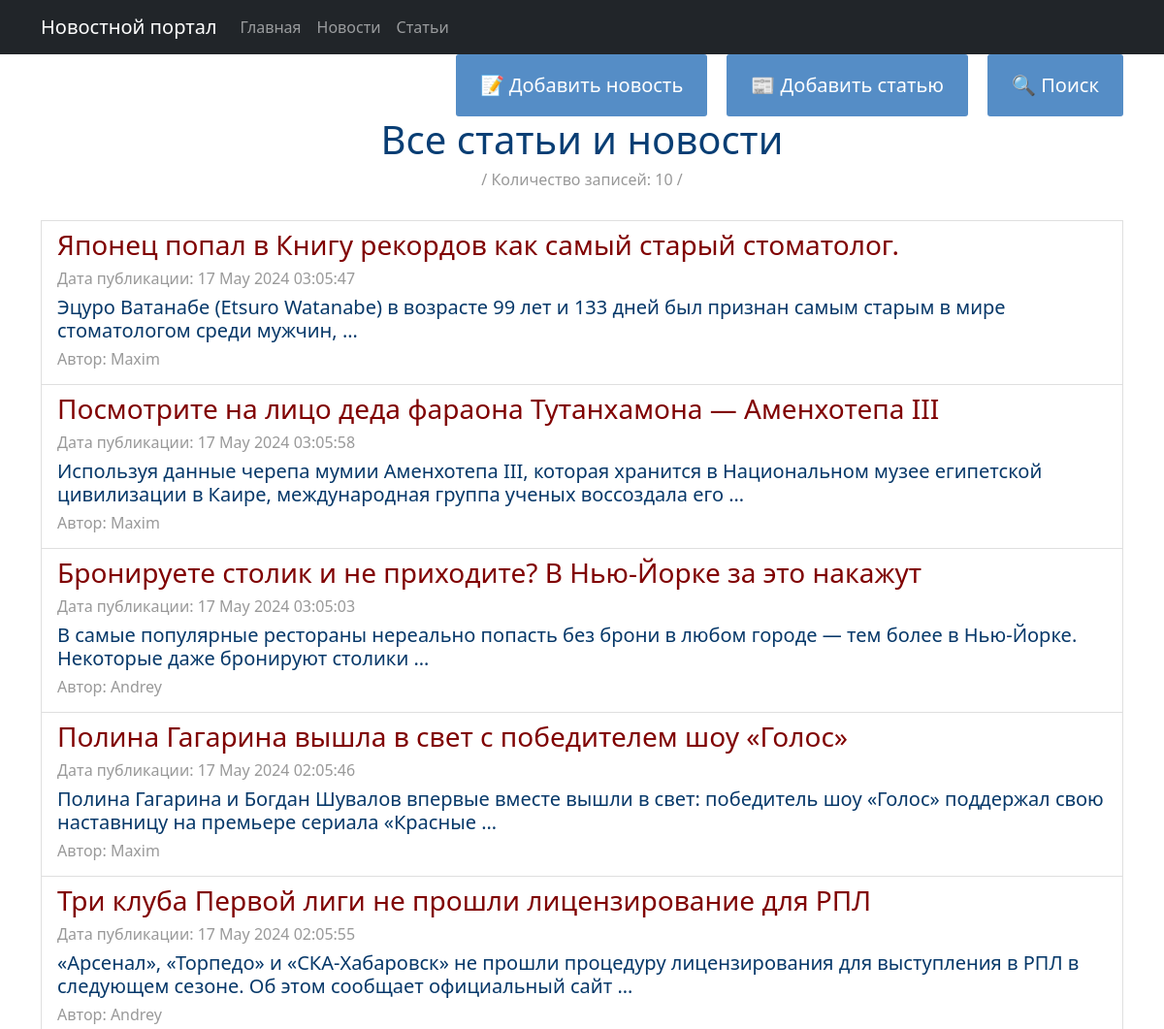
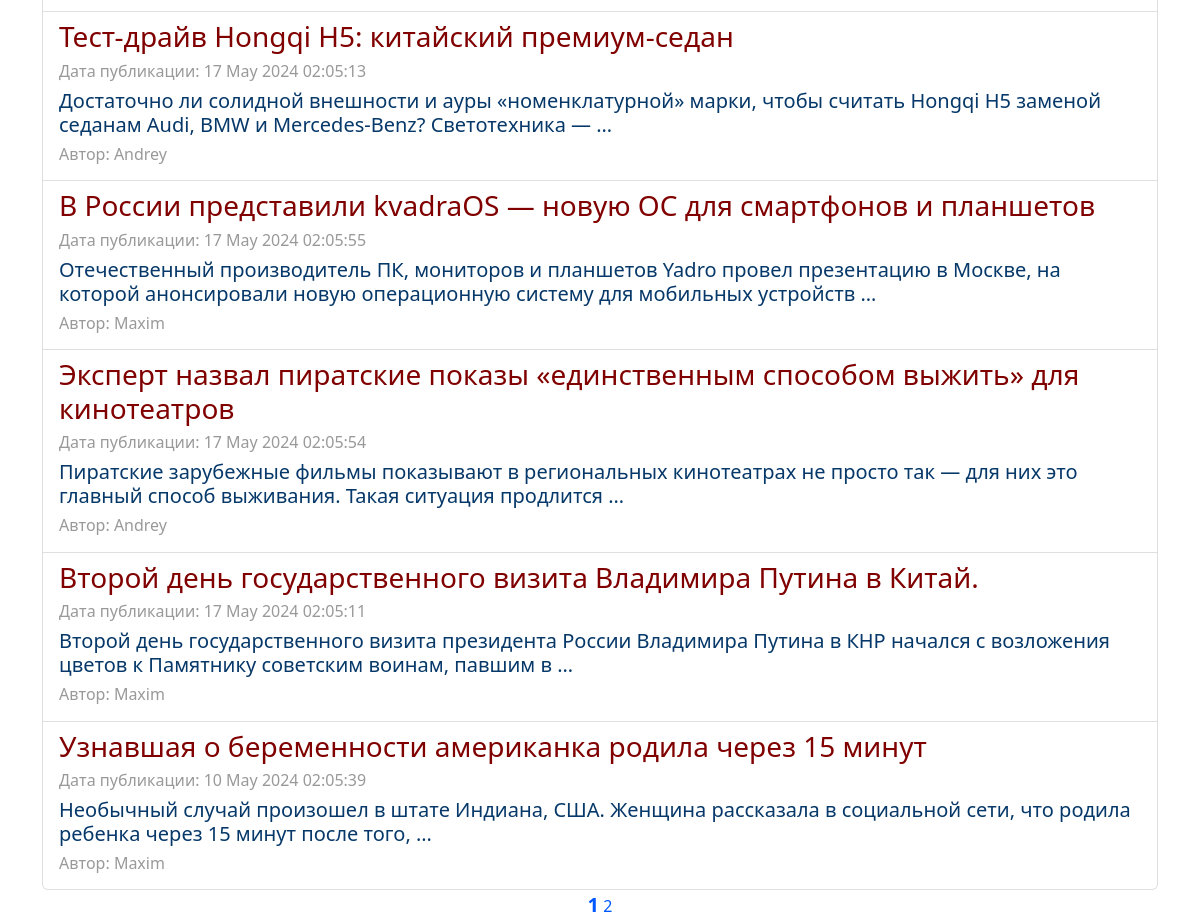
Page /main/ on the earlier database version (2 pictures, top to bottom).
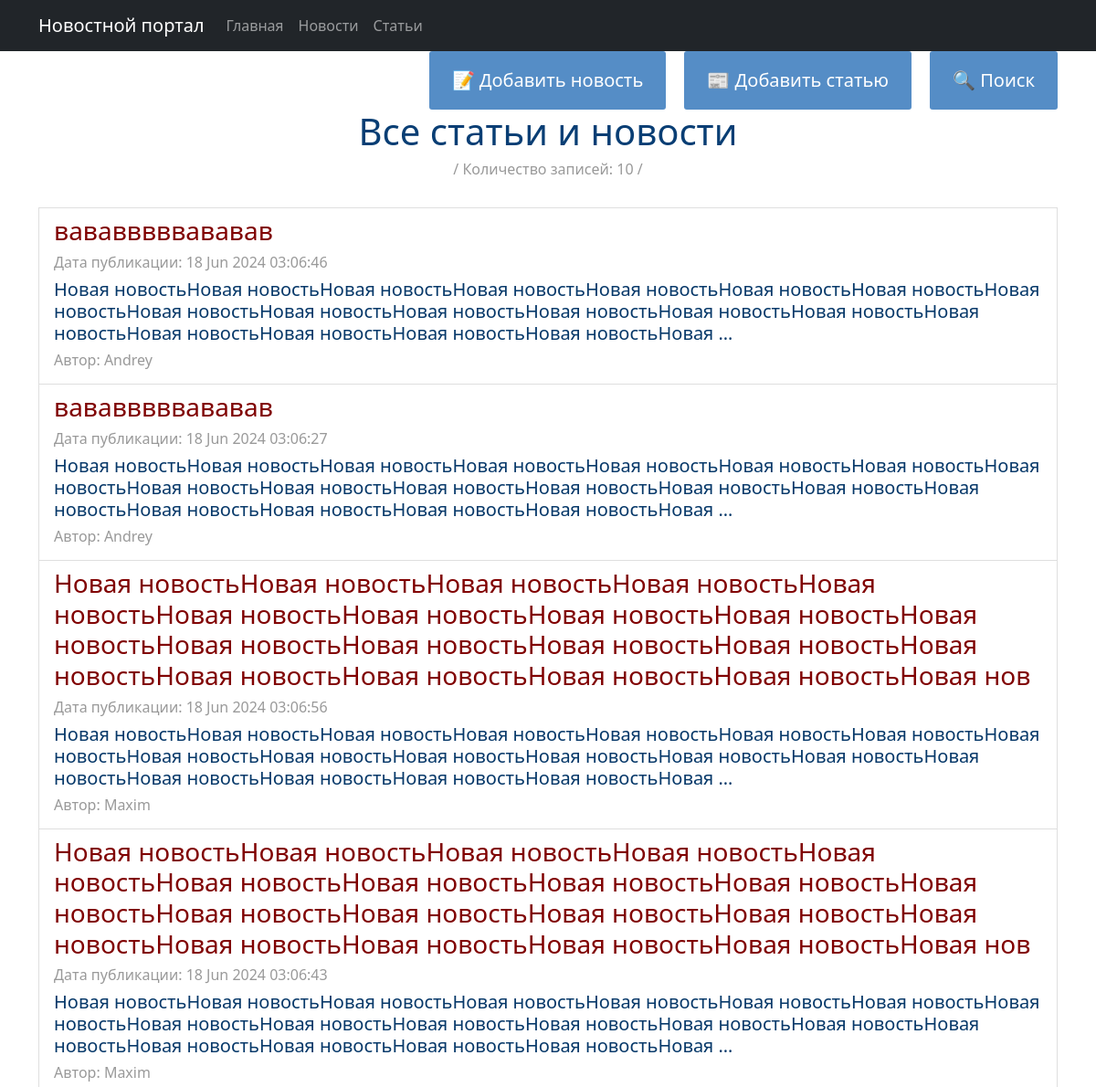
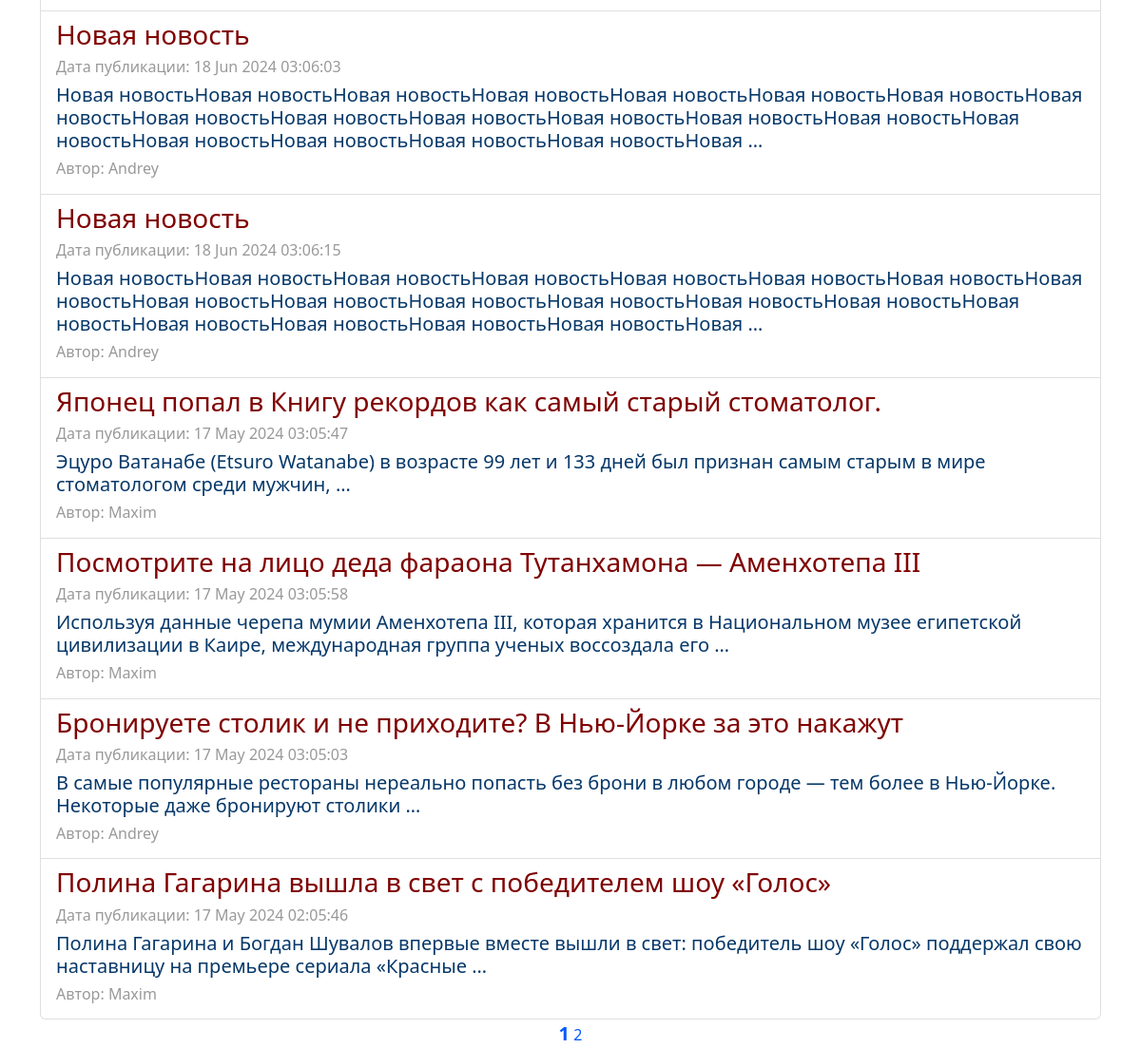
Same page on the later database version (2 pictures, top to bottom).
### news/models.py (models this page shows, shortened)
class Post(models.Model):
    categor = [
        ('AR', 'Статья'),
        ('NE', 'Новость'),
    ]
    type = models.CharField(max_length=8, choices=categor, default='AR')
    user = models.ForeignKey(Author, on_delete=models.CASCADE, related_name='post')
    category = models.ManyToManyField(Category, through='PostCategory')
    date = models.DateTimeField(auto_now_add=True)
    title = models.CharField(max_length=256)
    text = models.TextField()
    rating = models.SmallIntegerField(default=0)

class Author(models.Model):
    user = models.OneToOneField(User, on_delete=models.CASCADE)
    rating = models.SmallIntegerField(default=0)

### news/views.py (the view)
# urls.py: path('main/', PostList.as_view(), name='post_list'),
class PostList(ListView):
    model = Post
    ordering = '-date'
    template_name = 'main.html'
    context_object_name = 'posts'
    paginate_by = 10
    def get_queryset(self):
        queryset = super().get_queryset()
        self.filterset = PostFilter(self.request.GET, queryset)
        return self.filterset.qs
    def get_context_data(self, **kwargs):
        context = super().get_context_data(**kwargs)
        context['filterset'] = self.filterset
        return context

### news/templatetags/custom_filters.py (called while the page is built)
@register.filter()
def length(value):
    return len(value)

### news/templatetags/custom_tags.py (called while the page is built)
@register.simple_tag(takes_context=True)
def url_replace(context, **kwargs):
    d = context['request'].GET.copy()
    for k, v in kwargs.items():
        d[k] = v
    return d.urlencode()

### templates/main.html (shortened to what this page needs)
{% extends 'flatpages/default.html' %}
{% load custom_filters %}
{% load custom_tags %}
{% block content %}
<div class="flex-container">
    <a href="/news/create/" class="btn">📝 Добавить новость</a>
    <a href="/articles/create/" class="btn">📰 Добавить статью</a>
    <a href="/main/search/" class="btn">🔍️ Поиск</a>
</div>
<h1>Все статьи и новости</h1>
<h6><span
        style="color: #999999;">/ Количество записей: {{posts|length}} /</span></h6>
{% if posts %}
<div class="list-group">
    <br>
    {% for new in posts %}
    <a href="{{ new.id }}" class="list-group-item list-group-item-action">
        <h3 style="text-align: left;"><span
                style="color: #800000;">{{ new.title }}</span></h3>
        <h6 style="text-align: left;"><span
                style="color: #999999;">Дата публикации: {{ new.date |date:'d M Y h:m:s'}}</span></h6>
        <h5 style="text-align: left;">{{ new.text | truncatewords:20 }}</h5>
        <h6 style="text-align: left;"><span
                style="color: #999999;">Автор: {{ new.user.user }}</span></h6>
    </a>
    {% endfor %}
</div>
{% else %}
<h2>Новостей нет!</h2>
{% endif %}
<a style="font-size: 20px;"><b>{{ page_obj.number }}</b></a>
{% if page_obj.has_next %}
<a href="?{% url_replace page=page_obj.next_page_number %}">{{ page_obj.next_page_number }}</a>
{% endif %}
{% endblock content %}

Differences in the rows shown:
no longer on this page (row unchanged): Post: title "Три клуба Первой лиги не прошли лицензирование для РПЛ", date "17 May 2024 02:05:55", text "«Арсенал», «Торпедо» и «СКА-Хабаровск» не прошли процедуру лицензирования для выступления в РПЛ в следующем сезоне. Об этом сообщает официальный сайт …", user.user "Andrey"
no longer on this page (row unchanged): Post: title "Тест-драйв Hongqi H5: китайский премиум-седан", date "17 May 2024 02:05:13", text "Достаточно ли солидной внешности и ауры «номенклатурной» марки, чтобы считать Hongqi H5 заменой седанам Audi, BMW и Mercedes-Benz? Светотехника — …", user.user "Andrey"
no longer on this page (row unchanged): Post: title "В России представили kvadraOS — новую ОС для смартфонов и планшетов", date "17 May 2024 02:05:55", text "Отечественный производитель ПК, мониторов и планшетов Yadro провел презентацию в Москве, на которой анонсировали новую операционную систему для мобильных устройств …", user.user "Maxim"
no longer on this page (row unchanged): Post: title "Эксперт назвал пиратские показы «единственным способом выжить» для кинотеатров", date "17 May 2024 02:05:54", text "Пиратские зарубежные фильмы показывают в региональных кинотеатрах не просто так — для них это главный способ выживания. Такая ситуация продлится …", user.user "Andrey"
no longer on this page (row unchanged): Post: title "Второй день государственного визита Владимира Путина в Китай.", date "17 May 2024 02:05:11", text "Второй день государственного визита президента России Владимира Путина в КНР начался с возложения цветов к Памятнику советским воинам, павшим в …", user.user "Maxim"
no longer on this page (row unchanged): Post: title "Узнавшая о беременности американка родила через 15 минут", date "10 May 2024 02:05:39", text "Необычный случай произошел в штате Индиана, США. Женщина рассказала в социальной сети, что родила ребенка через 15 минут после того, …", user.user "Maxim"
added Post: title "вававввввававав", date "18 Jun 2024 03:06:46", text "Новая новостьНовая новостьНовая новостьНовая новостьНовая новостьНовая новостьНовая новостьНовая новостьНовая новостьНовая новостьНовая новостьНовая новостьНовая новостьНовая новостьНовая новостьНовая новостьНовая новостьНовая новостьНовая новостьНовая …", user.user "Andrey"
added Post: title "вававввввававав", date "18 Jun 2024 03:06:27", text "Новая новостьНовая новостьНовая новостьНовая новостьНовая новостьНовая новостьНовая новостьНовая новостьНовая новостьНовая новостьНовая новостьНовая новостьНовая новостьНовая новостьНовая новостьНовая новостьНовая новостьНовая новостьНовая новостьНовая …", user.user "Andrey"
added Post: title "Новая новостьНовая новостьНовая новостьНовая новостьНовая новостьНовая новостьНовая новостьНовая новостьНовая новостьНовая новостьНовая новостьНовая новостьНовая новостьНовая новостьНовая новостьНовая новостьНовая новостьНовая новостьНовая новостьНовая нов", date "18 Jun 2024 03:06:56", text "Новая новостьНовая новостьНовая новостьНовая новостьНовая новостьНовая новостьНовая новостьНовая новостьНовая новостьНовая новостьНовая новостьНовая новостьНовая новостьНовая новостьНовая новостьНовая новостьНовая новостьНовая новостьНовая новостьНовая …", user.user "Maxim"
added Post: title "Новая новостьНовая новостьНовая новостьНовая новостьНовая новостьНовая новостьНовая новостьНовая новостьНовая новостьНовая новостьНовая новостьНовая новостьНовая новостьНовая новостьНовая новостьНовая новостьНовая новостьНовая новостьНовая новостьНовая нов", date "18 Jun 2024 03:06:43", text "Новая новостьНовая новостьНовая новостьНовая новостьНовая новостьНовая новостьНовая новостьНовая новостьНовая новостьНовая новостьНовая новостьНовая новостьНовая новостьНовая новостьНовая новостьНовая новостьНовая новостьНовая новостьНовая новостьНовая …", user.user "Maxim"
added Post: title "Новая новость", date "18 Jun 2024 03:06:03", text "Новая новостьНовая новостьНовая новостьНовая новостьНовая новостьНовая новостьНовая новостьНовая новостьНовая новостьНовая новостьНовая новостьНовая новостьНовая новостьНовая новостьНовая новостьНовая новостьНовая новостьНовая новостьНовая новостьНовая …", user.user "Andrey"
added Post: title "Новая новость", date "18 Jun 2024 03:06:15", text "Новая новостьНовая новостьНовая новостьНовая новостьНовая новостьНовая новостьНовая новостьНовая новостьНовая новостьНовая новостьНовая новостьНовая новостьНовая новостьНовая новостьНовая новостьНовая новостьНовая новостьНовая новостьНовая новостьНовая …", user.user "Andrey"
